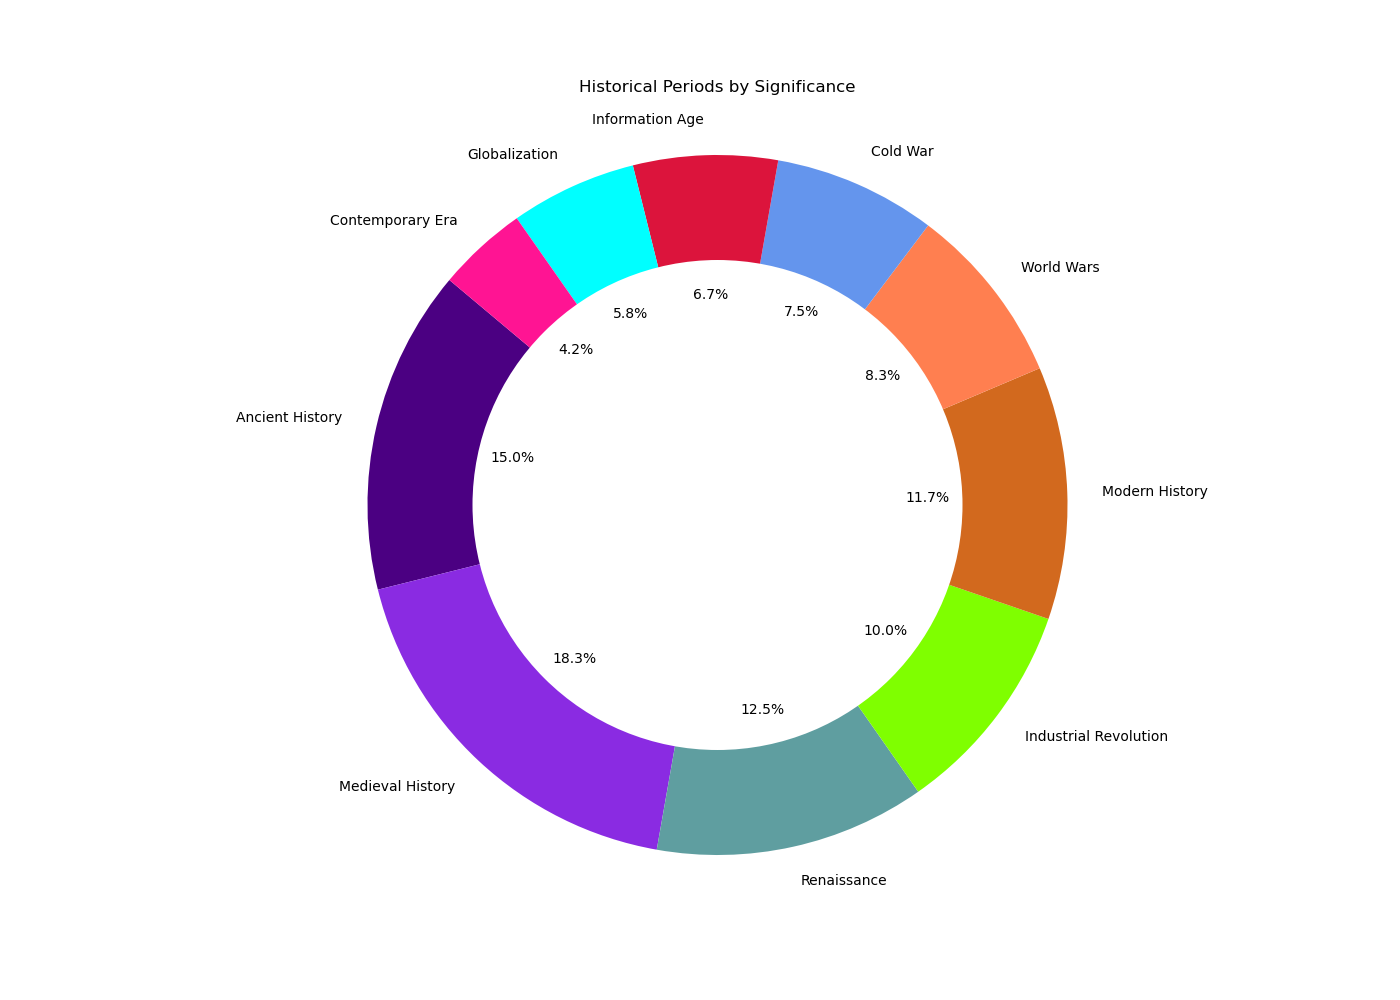

Source code (Python):

import matplotlib.pyplot as plt

# Data to plot
labels = ['Ancient History', 'Medieval History', 'Renaissance', 'Industrial Revolution', 'Modern History', 'World Wars', 'Cold War', 'Information Age', 'Globalization', 'Contemporary Era']
sizes = [18, 22, 15, 12, 14, 10, 9, 8, 7, 5]
colors = ['#4B0082', '#8A2BE2', '#5F9EA0', '#7FFF00', '#D2691E', '#FF7F50', '#6495ED', '#DC143C', '#00FFFF', '#FF1493']

# Plot
fig1, ax1 = plt.subplots(figsize=(14, 10))
ax1.pie(sizes, labels=labels, colors=colors, autopct='%1.1f%%', startangle=140)

# Draw circle for donut chart
centre_circle = plt.Circle((0,0),0.70,fc='white')
fig = plt.gcf()
fig.gca().add_artist(centre_circle)

# Equal aspect ratio ensures that pie is drawn as a circle
ax1.axis('equal')

plt.title('Historical Periods by Significance', pad=20)
plt.show()
